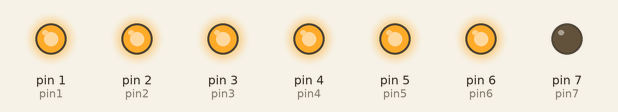
The sketch below on a simulated Arduino Uno, built with avr-gcc and run on an emulated ATmega328P. Parts: output pins drawn as LEDs (lit = HIGH).

Above: at 0.1 s.
At 4.1 s:
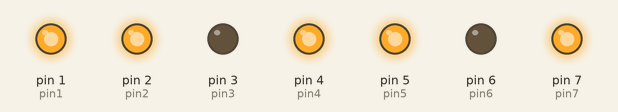
At 8.1 s:
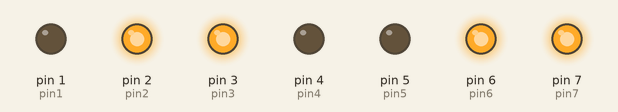
At 16.1 s:
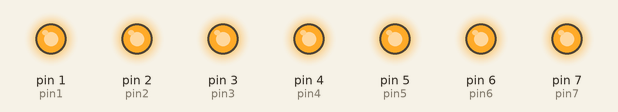
At 26.1 s:
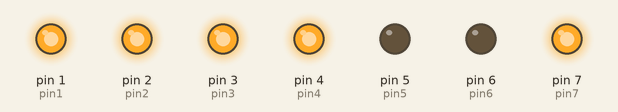
At 38.1 s:
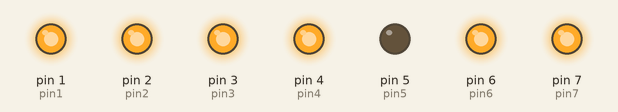
Timing chart, 0 to 39.6 s (numbered marks = the images above):
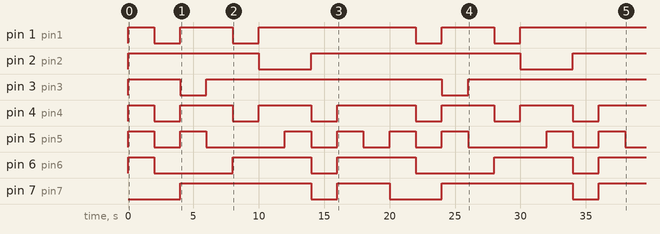

Measured:
- by itself, pin 1 (pin1): LOW → HIGH at 0.00 s, → LOW 2.0 s later, → HIGH 2.0 s later, → LOW 4.0 s later, … (9 changes in this stretch)
- by itself, pin 2 (pin2): goes HIGH 10.0 s, LOW 4.0 s, HIGH 16.0 s, LOW 4.0 s, then HIGH
- by itself, pin 3 (pin3): goes HIGH 4.0 s, LOW 2.0 s, HIGH 18.0 s, LOW 2.0 s, then HIGH
- by itself, pin 4 (pin4): LOW → HIGH at 0.00 s, → LOW 2.0 s later, → HIGH 2.0 s later, → LOW 4.0 s later, … (13 changes in this stretch)
- by itself, pin 5 (pin5): LOW → HIGH at 0.00 s, → LOW 2.0 s later, → HIGH 2.0 s later, → LOW 2.0 s later, … (16 changes in this stretch)
- by itself, pin 6 (pin6): LOW → HIGH at 0.00 s, → LOW 2.0 s later, → HIGH 6.0 s later, → LOW 6.0 s later, … (9 changes in this stretch)
- by itself, pin 7 (pin7): goes HIGH 10.0 s, LOW 2.0 s, HIGH 4.0 s, LOW 4.0 s, HIGH 10.0 s, LOW 2.0 s, then HIGH

The sketch:

led_series.ino
```cpp
   int pin1=1;
   int pin2=2;
   int pin3=3;
   int pin4=4;
   int pin5=5;
   int pin6=6;
   int pin7=7;


  int x=2000;
void setup() {

  pinMode(pin1,OUTPUT);
  pinMode(pin2,OUTPUT);
  pinMode(pin3, OUTPUT);
  pinMode(pin4,OUTPUT);
  pinMode(pin5, OUTPUT);
  pinMode(pin6, OUTPUT);
  pinMode(pin7, OUTPUT);


}


void loop() {
  //0
  digitalWrite(pin1,1);
  digitalWrite(pin2,1);
  digitalWrite(pin3,1);
  digitalWrite(pin4,1);
  digitalWrite(pin5,1);
  digitalWrite(pin6,1);
  digitalWrite(pin7,0);
  delay(x);
   //1
  digitalWrite(pin1,0);
  digitalWrite(pin2,1);
  digitalWrite(pin3,1);
  digitalWrite(pin4,0);
  digitalWrite(pin5,0);
  digitalWrite(pin6,0);
  digitalWrite(pin7,0);
   delay(x);
    //2
  digitalWrite(pin1,1);
  digitalWrite(pin2,1);
  digitalWrite(pin3,0);
  digitalWrite(pin4,1);
  digitalWrite(pin5,1);
  digitalWrite(pin6,0);
  digitalWrite(pin7,1);
  delay(x);
  //3
  digitalWrite(pin1,1);
  digitalWrite(pin2,1);
  digitalWrite(pin3,1);
  digitalWrite(pin4,1);
  digitalWrite(pin5,0);
  digitalWrite(pin6,0);
  digitalWrite(pin7,1);
  delay(x);
  //4
  digitalWrite(pin1,0);
  digitalWrite(pin2,1);
  digitalWrite(pin3,1);
  digitalWrite(pin4,0);
  digitalWrite(pin5,0);
  digitalWrite(pin6,1);
  digitalWrite(pin7,1);
  delay(x);
  //5
  digitalWrite(pin1,1);
  digitalWrite(pin2,0);
  digitalWrite(pin3,1);
  digitalWrite(pin4,1);
  digitalWrite(pin5,0);
  digitalWrite(pin6,1);
  digitalWrite(pin7,1);
  delay(x);
  //6
  digitalWrite(pin1,1);
  digitalWrite(pin2,0);
  digitalWrite(pin3,1);
  digitalWrite(pin4,1);
  digitalWrite(pin5,1);
  digitalWrite(pin6,1);
  digitalWrite(pin7,1);
  delay(x);
  //7
  digitalWrite(pin1,1);
  digitalWrite(pin2,1);
  digitalWrite(pin3,1);
  digitalWrite(pin4,0);
  digitalWrite(pin5,0);
  digitalWrite(pin6,0);
  digitalWrite(pin7,0);
  delay(x);
  //8
  digitalWrite(pin1,1);
  digitalWrite(pin2,1);
  digitalWrite(pin3,1);
  digitalWrite(pin4,1);
  digitalWrite(pin5,1);
  digitalWrite(pin6,1);
  digitalWrite(pin7,1);
  delay(x);
  //9
  digitalWrite(pin1,1);
  digitalWrite(pin2,1);
  digitalWrite(pin3,1);
  digitalWrite(pin4,1);
  digitalWrite(pin5,0);
  digitalWrite(pin6,1);
  digitalWrite(pin7,1);
  delay(x);
  //terminate


           }
```
